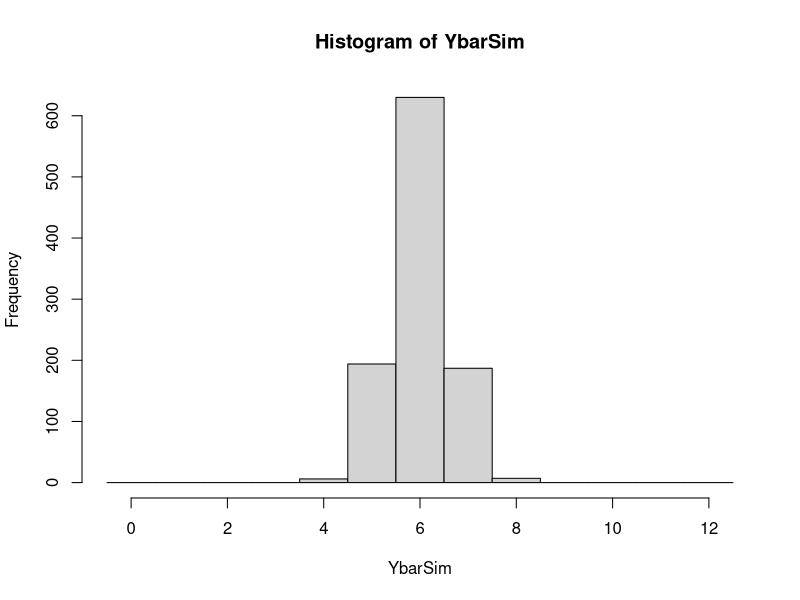

This chart was generated by the following R code:
## ---- chunk 1
knitr::opts_chunk$set(echo = TRUE)
knitr::opts_chunk$set(comment=NULL)
## ---- chunk 2
X = c(1:12)
mean(X)
## ---- chunk 3
X = c(1:12)
var(X)
## ---- chunk 4
X = c(1:12)
SD = sd(X)
SD/6
## ---- chunk 5
func = function(sam, rep) {
  # sam is the sample size
  # rep is the number of repititions
  obs = NULL
  for (i in 1:rep) {
    ybar = mean(sample(0:12, sam, replace=T))
    obs = c(obs, ybar)
  }
  obs;
}

YbarSim = func(36, 1024)
hist(YbarSim, breaks=seq(-0.5, 12.5, 1), prob=F)
## ---- chunk 6
mean(YbarSim)
## ---- chunk 7
sd(YbarSim)
## ---- chunk 8
portion = YbarSim[abs(YbarSim - mean(YbarSim)) <= sd(YbarSim)]
length(portion) / length(YbarSim)
## ---- chunk 9
portion = YbarSim[abs(YbarSim - mean(YbarSim)) <= 2*sd(YbarSim)]
length(portion) / length(YbarSim)
